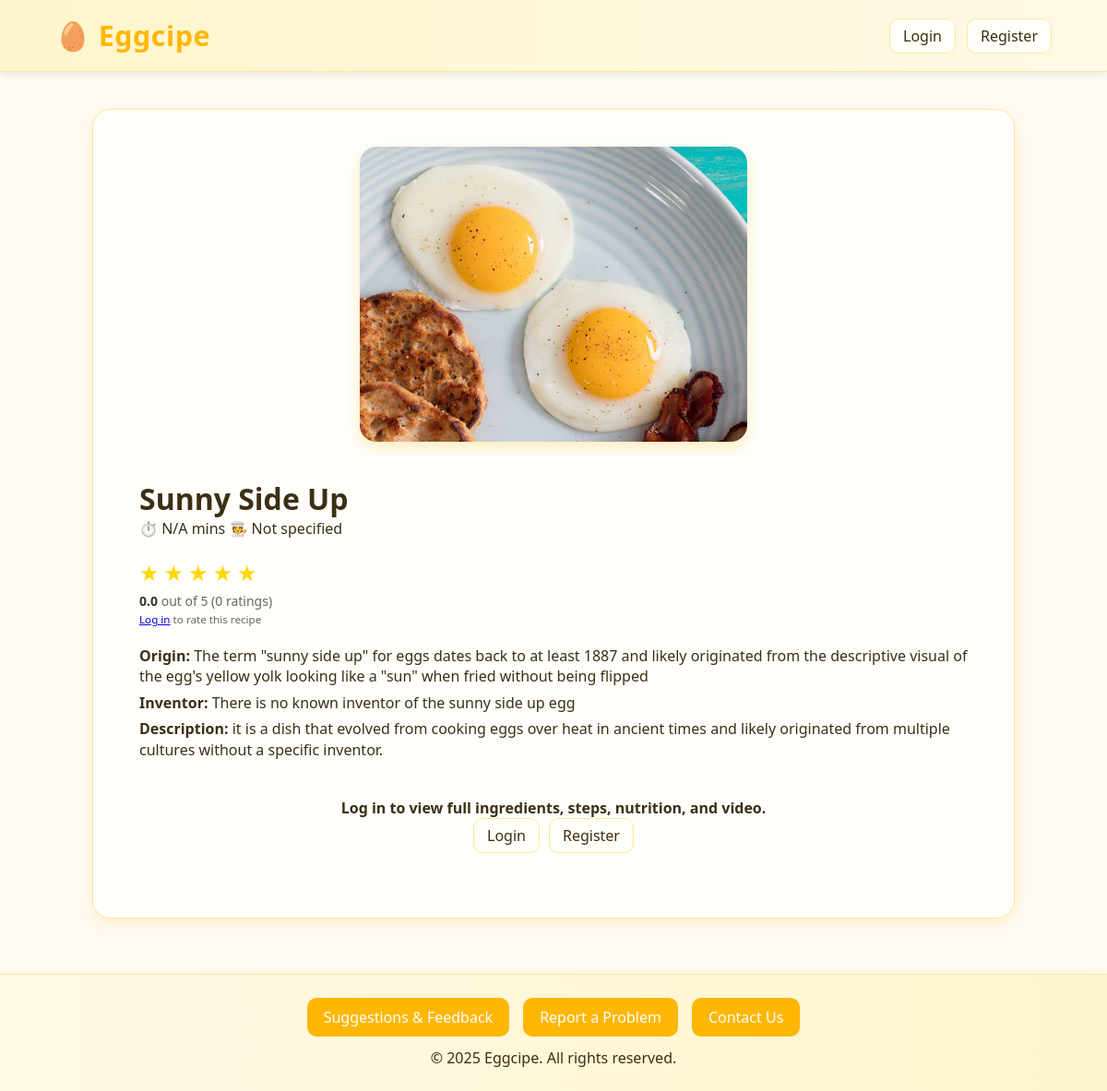
The page /FrontestEnd/recipe-detail.php?id=7 on the database its author committed.
### tables this page shows
CREATE TABLE `recipes` (
  `id` int(11) NOT NULL,
  `name` varchar(255) NOT NULL,
  `image_url` varchar(255) NOT NULL,
  `info` text NOT NULL,
  `video_url` varchar(500) DEFAULT NULL,
  `origin` varchar(255) DEFAULT NULL,
  `inventor` varchar(255) DEFAULT NULL,
  `description` text DEFAULT NULL,
  `ingredients` text DEFAULT NULL,
  `steps` text DEFAULT NULL,
  `calories` varchar(50) DEFAULT NULL,
  `protein` varchar(50) DEFAULT NULL,
  `fat` varchar(50) DEFAULT NULL,
  `carbs` varchar(50) DEFAULT NULL,
  `sodium` varchar(50) DEFAULT NULL,
  `cholesterol` varchar(50) DEFAULT NULL,
  `dietary_properties` text DEFAULT NULL,
  `created_at` timestamp NOT NULL DEFAULT current_timestamp(),
  `average_rating` decimal(3,1) DEFAULT 0.0,
  `rating_count` int(11) DEFAULT 0
);

### FrontestEnd/recipe-detail.php (the view, shortened to what this page needs)
<?php
require_once 'config.php';
$recipe_id = isset($_GET['id']) ? intval($_GET['id']) : 0;
$stmt = $conn->prepare("SELECT * FROM recipes WHERE id = ?");
$stmt->bind_param("i", $recipe_id);
$stmt->execute();
$result = $stmt->get_result();
$recipe = $result ? $result->fetch_assoc() : null;
$isLoggedIn = isset($_SESSION['user_id']);
$username = $_SESSION['username'] ?? 'Guest';
?>
<!DOCTYPE html>
<html lang="en">
<head>
    <link rel="stylesheet" href="recipe-detail.css?v=2">
    <link rel="stylesheet" href="https://cdnjs.cloudflare.com/ajax/libs/font-awesome/6.0.0/css/all.min.css">
</head>
<body>
    <header class="main-header">
        <a href="index.php" class="logo">🥚 Eggcipe</a>
        <div class="nav-links">
            <?php if ($isLoggedIn): ?>
                <span>Welcome, <?= htmlspecialchars($username); ?>!</span>
                <a href="index.php" class="btn btn-home">Home</a>
                <a href="logout.php" class="btn btn-logout">Logout</a>
            <?php else: ?>
                <a href="login.php" class="btn">Login</a>
                <a href="register.php" class="btn">Register</a>
            <?php endif; ?>
        </div>
    </header>
    <main class="recipe-detail">
        <div class="recipe-header">
            <img src="<?= htmlspecialchars($recipe['image_url']); ?>" alt="<?= htmlspecialchars($recipe['name']); ?>" class="recipe-image">
            <main class="recipe-container">
                <h1><?= htmlspecialchars($recipe['name']); ?></h1>
                <div class="recipe-meta">
                    <span class="cooking-time">⏱️ <?= htmlspecialchars($recipe['cooking_time'] ?? 'N/A'); ?> mins</span>
                    <span class="difficulty">🧑‍🍳 <?= htmlspecialchars(ucfirst($recipe['difficulty'] ?? 'Not specified')); ?></span>
                </div>
                <div class="rating-container">
                    <div class="rating-stars" data-recipe-id="<?= (int)$recipe['id'] ?>">
                        <?php
                        $user_rating = 0;
                        $avg_rating = number_format($recipe['average_rating'] ?? 0, 1);
                        $rating_count = $recipe['rating_count'] ?? 0;
                        for ($i = 1; $i <= 5; $i++) {
                            $active = $i <= $user_rating ? 'active' : '';
                            echo "<span class='star $active' data-rating='$i'>&#9733;</span>";
                        }
                        ?>
                    </div>
                    <div class="rating-text">
                        <span class="rating-average"><?= $avg_rating ?></span> out of 5
                        <span class="rating-count">(<?= (int)$rating_count ?> ratings)</span>
                        <?php if (!$isLoggedIn): ?>
                            <div><small><a href="login.php">Log in</a> to rate this recipe</small></div>
                        <?php endif; ?>
                    </div>
                </div>
                <p class="recipe-info"><strong>Origin:</strong> <?= htmlspecialchars($recipe['origin']); ?></p>
                <p class="recipe-info"><strong>Inventor:</strong> <?= htmlspecialchars($recipe['inventor']); ?></p>
                <p class="recipe-info"><strong>Description:</strong> <?= nl2br(htmlspecialchars($recipe['description'])); ?></p>
            </div>
        <?php if ($isLoggedIn): ?>
        <section class="recipe-ingredients">
            <h2>Ingredients</h2>
            <ul>
                <?php
                $ingredients = explode("\n", $recipe['ingredients'] ?? '');
                foreach ($ingredients as $ingredient):
                    if (trim($ingredient) !== ''):
                ?>
                    <li>• <?= htmlspecialchars($ingredient); ?></li>
                <?php endif; endforeach; ?>
            </ul>
        </section>
        <section class="recipe-steps">
            <h2>Step-by-Step Tutorial</h2>
            <ol>
                <?php
                $steps = explode("\n", $recipe['steps'] ?? '');
                foreach ($steps as $step):
                    if (trim($step) !== ''):
                ?>
                    <li><?= htmlspecialchars($step); ?></li>
                <?php endif; endforeach; ?>
            </ol>
        </section>
        <section class="recipe-nutrition">
            <h2>Complete Nutrition (Per Serving)</h2>
            <div class="nutrition-grid">
                <div><strong>Calories:</strong> <?= htmlspecialchars($recipe['calories']); ?></div>
                <div><strong>Protein:</strong> <?= htmlspecialchars($recipe['protein']); ?></div>
                <div><strong>Fat:</strong> <?= htmlspecialchars($recipe['fat']); ?></div>
                <div><strong>Carbs:</strong> <?= htmlspecialchars($recipe['carbs']); ?></div>
                <div><strong>Sodium:</strong> <?= htmlspecialchars($recipe['sodium']); ?></div>
                <div><strong>Cholesterol:</strong> <?= htmlspecialchars($recipe['cholesterol']); ?></div>
            </div>
        </section>
        <?php if (!empty($recipe['dietary_properties'])): ?>
        <section class="dietary-info">
            <h2>Dietary Properties</h2>
            <ul>
                <?php
                $props = explode("\n", $recipe['dietary_properties']);
                foreach ($props as $prop):
                    if (trim($prop) !== ''):
                ?>
                    <li>• <?= htmlspecialchars($prop); ?></li>
                <?php endif; endforeach; ?>
            </ul>
        </section>
        <?php endif; ?>
        <section class="recipe-video">
            <h2>Video Tutorial</h2>
            <div class="video-wrapper">
                <?php if (!empty($recipe['video_url'])): ?>
                    <iframe src="<?= htmlspecialchars($recipe['video_url']); ?>" frameborder="0"
                            allow="accelerometer; autoplay; clipboard-write; encrypted-media; gyroscope; picture-in-picture"
                            allowfullscreen></iframe>
                <?php else: ?>
                    <p>No video available for this recipe yet.</p>
                <?php endif; ?>
            </div>
        </section>
        <?php
        $commentsAll = [];
        $commentsRes = $conn->prepare("SELECT id, user_id, username, content, likes, created_at FROM comments WHERE recipe_id = ? ORDER BY likes DESC, created_at DESC");
        if ($commentsRes === false) {
            error_log("DB prepare failed (comments SELECT): " . $conn->error);
        } else {
            $commentsRes->bind_param('i', $recipe_id);
            $commentsRes->execute();
            $g = $commentsRes->get_result();
            $commentsAll = $g ? $g->fetch_all(MYSQLI_ASSOC) : [];
            $commentsRes->close();
        }
        $topThree = array_slice($commentsAll, 0, 3);
        $moreComments = array_slice($commentsAll, 3);
        ?>
        <section class="comments">
            <h2>Comments</h2>
            <?php if ($isLoggedIn): ?>
            <form id="commentForm" class="comment-form">
                <textarea id="commentContent" name="content" rows="3" maxlength="1000" placeholder="Share your thoughts..." required></textarea>
                <input type="hidden" id="commentRecipeId" name="recipe_id" value="<?= (int)$recipe_id ?>">
                <button type="submit" class="view-btn">Post Comment</button>
            </form>
            <?php else: ?>
            <p class="comment-hint"><a href="login.php">Log in</a> to post a comment.</p>
            <?php endif; ?>
            <div class="comments-list" id="topComments">
                <?php foreach ($topThree as $c): ?>
                <div class="comment" data-comment-id="<?= (int)$c['id'] ?>">
                    <div class="comment-head">
                        <strong><?= htmlspecialchars($c['username']) ?></strong>
                        <span class="date"><?= htmlspecialchars($c['created_at']) ?></span>
                    </div>
                    <div class="comment-body"><?= nl2br(htmlspecialchars($c['content'])) ?></div>
                    <div class="comment-actions">
                        <button class="like-btn" data-id="<?= (int)$c['id'] ?>" <?= $isLoggedIn ? '' : 'disabled' ?>>👍 <span class="likes-count"><?= (int)$c['likes'] ?></span></button>
                    </div>
                </div>
                <?php endforeach; ?>
            </div>
            <?php if (count($moreComments) > 0): ?>
            <button id="showMoreComments" class="view-btn" style="margin:12px 0;">Click to scroll for more comments</button>
            <div class="comments-list" id="moreComments" style="display:none;">
                <?php foreach ($moreComments as $c): ?>
                <div class="comment" data-comment-id="<?= (int)$c['id'] ?>">
                    <div class="comment-head">
                        <strong><?= htmlspecialchars($c['username']) ?></strong>
                        <span class="date"><?= htmlspecialchars($c['created_at']) ?></span>
                    </div>
                    <div class="comment-body"><?= nl2br(htmlspecialchars($c['content'])) ?></div>
                    <div class="comment-actions">
                        <button class="like-btn" data-id="<?= (int)$c['id'] ?>" <?= $isLoggedIn ? '' : 'disabled' ?>>👍 <span class="likes-count"><?= (int)$c['likes'] ?></span></button>
                    </div>
                </div>
                <?php endforeach; ?>
            </div>
            <?php endif; ?>
        </section>
        <?php else: ?>
        <section class="guest-gate" style="text-align:center; margin: 30px 0;">
            <p><strong>Log in to view full ingredients, steps, nutrition, and video.</strong></p>
            <div style="display:flex; gap:10px; justify-content:center;">
                <a href="login.php" class="btn">Login</a>
                <a href="register.php" class="btn">Register</a>
            </div>
        </section>
        <?php endif; ?>
    </main>
    <footer class="main-footer">
        <div class="footer-buttons">
             <a href="feedback.php" class="footer-btn">Suggestions & Feedback</a>
            <a href="report.php" class="footer-btn">Report a Problem</a>
            <a href="contact.php" class="footer-btn">Contact Us</a>
        </div>
        <p>&copy; <?= date('Y'); ?> Eggcipe. All rights reserved.</p>
    </footer>
</body>
</html>

### FrontestEnd/recipe-detail.css (style rules this page uses)
* { margin: 0; padding: 0; box-sizing: border-box; }
body { font-family: 'Segoe UI', sans-serif; background: #fffaf2; color: #3b2f14; display: flex; flex-direction: column; min-height: 100vh; }
.main-header { display: flex; justify-content: space-between; align-items: center; background: linear-gradient(90deg, #fff5cc, #fff9e6); padding: 18px 60px; box-shadow: 0 3px 10px rgba(0, 0, 0, 0.08); position: sticky; top: 0; z-index: 10; border-bottom: 1px solid #ffe79a; }
.logo { font-size: 1.9rem; font-weight: bold; color: #ffb703; text-decoration: none; letter-spacing: 0.5px; }
.nav-links { display: flex; align-items: center; gap: 12px; }
.nav-links .btn, .btn { text-decoration: none; color: #3b2f14; font-weight: 500; border: 1px solid #ffe79a; padding: 7px 14px; border-radius: 10px; transition: all 0.3s ease; background: #fffdf7; }
.recipe-detail { flex: 1; width: 90%; max-width: 1000px; margin: 40px auto 60px; background: #fffefb; border-radius: 20px; box-shadow: 0 6px 16px rgba(255, 183, 3, 0.15); padding: 40px 50px; border: 1px solid #ffe79a; }
.recipe-header { display: flex; flex-wrap: wrap; gap: 40px; align-items: center; justify-content: center; margin-bottom: 35px; }
.recipe-image { width: 420px; height: 320px; max-width: 100%; object-fit: cover; border-radius: 18px; box-shadow: 0 6px 15px rgba(255, 183, 3, 0.25); }
.recipe-info { font-size: 1rem; color: #3b2f14; margin-bottom: 6px; line-height: 1.4; }
.main-footer { text-align: center; padding: 25px 0; background: linear-gradient(90deg, #fff9e6, #fff5cc); border-top: 1px solid #ffe79a; box-shadow: 0 -2px 6px rgba(255, 183, 3, 0.1); }
.footer-buttons { display: flex; justify-content: center; gap: 15px; flex-wrap: wrap; margin-bottom: 12px; }
.footer-btn { text-decoration: none; background: #ffb703; color: #fff; padding: 10px 18px; border-radius: 10px; transition: all 0.3s ease; font-weight: 500; }

### FrontestEnd/recipe-detail.php (style rules this page uses)
.rating-container { margin: 20px 0; }
.rating-stars { color: #ffd700; font-size: 24px; cursor: pointer; }
.rating-stars .star { display: inline-block; margin-right: 5px; cursor: pointer; }
.rating-text { margin-top: 5px; font-size: 14px; color: #666; }
.rating-average { font-weight: bold; color: #333; }
.rating-count { color: #666; }

### rows shown on the page
recipes: image_url (picture), name "Sunny Side Up", average_rating "0.0", rating_count "0", origin "The term \"sunny side up\" for eggs dates back to at least 1887 and likely originated from the descriptive visual of the egg's yellow yolk looking like a \"sun\" when fried without being flipped", inventor "There is no known inventor of the sunny side up egg", description "it is a dish that evolved from cooking eggs over heat in ancient times and likely originated from multiple cultures without a specific inventor."

### other values the page prints
$recipe['cooking_time'] "N/A"
$recipe['difficulty'] "Not specified"
